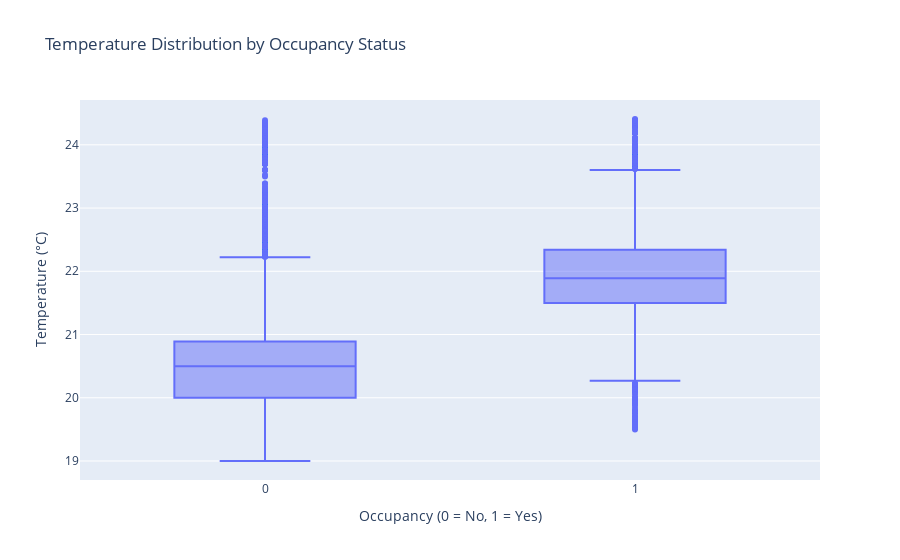

Here is the notebook cell this chart was saved with:
### Markdown cell above
## Occupancy vs Temprature

### Code cell
fig = px.box(
    df,
    x='Occupancy',
    y='Temperature',
    title='Temperature Distribution by Occupancy Status',
    labels={'Occupancy': 'Occupancy (0 = No, 1 = Yes)', 'Temperature': 'Temperature (°C)'}
)
fig.show()

### Figure 1 — Plotly figure (JSON) as saved in the notebook; plotly's stock layout.template omitted (floating-point values rounded to 4 significant figures; data arrays with more than 128 entries replaced by an {"elided": "..."} marker saying what was removed)
{"data": [{"alignmentgroup": "True", "hovertemplate": "Occupancy (0 = No, 1 = Yes)=%{x}<br>Temperature (°C)=%{y}<extra></extra>", "legendgroup": "", "marker": {"color": "#636efa"}, "name": "", "notched": false, "offsetgroup": "", "orientation": "v", "showlegend": false, "type": "box", "x": {"elided": "20560 int values"}, "x0": " ", "xaxis": "x", "y": {"elided": "20560 float values"}, "y0": " ", "yaxis": "y"}], "layout": {"boxmode": "group", "legend": {"tracegroupgap": 0}, "title": {"text": "Temperature Distribution by Occupancy Status"}, "xaxis": {"anchor": "y", "domain": [0, 1], "title": {"text": "Occupancy (0 = No, 1 = Yes)"}}, "yaxis": {"anchor": "x", "domain": [0, 1], "title": {"text": "Temperature (°C)"}}}}
